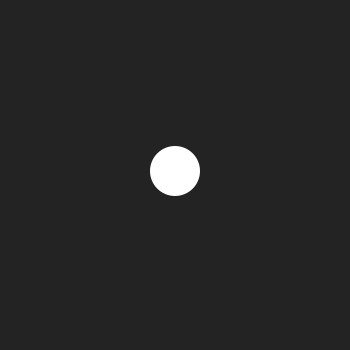
Frame 1 (no input)
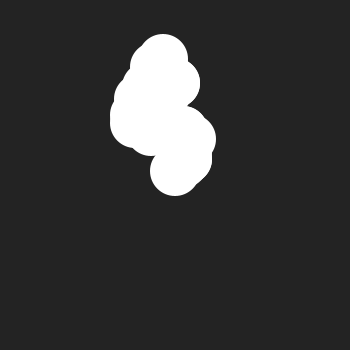
Frame 60 (the mouse pressed at the canvas centre just before this capture)
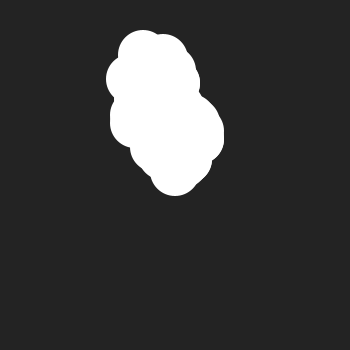
Frame 120 (the mouse held since frame 60 and released just before this capture)

The Processing sketch that drew these frames (run headless with seeded random() and noise(); from frame 60 on, the mouse is pressed at the canvas centre):

// Processing sketch: exercise_5
// ── exercise_5.pde
import java.util.Random;

GaussianWalker walker; 

void setup() {
  size(350, 350); 
  background(35);
  walker = new GaussianWalker(width / 2, height / 2, 8, 4); 
}

void draw() {
  walker.step();
  walker.render(); 
}

// ── GaussianWalker.pde
class GaussianWalker {
  int x;
  int y;
  int mean;
  int sd;
  
 GaussianWalker(int x, int y, int mean, int sd) {
      this.x = x;
      this.y = y;
      this.mean = mean;
      this.sd = sd;
  }
  
  void step() {
    Random generator = new Random();
    float rand = (float)generator.nextGaussian();
    int distance = (this.sd * (int)rand) + this.mean; 
    int moves[] = {-1, 0, 1}; 
    this.x += moves[(int)random(3)] * distance;
    this.y += moves[(int)random(3)] * distance;
  }
  
  void render() {
    fill(255); 
    noStroke();
    circle(this.x, this.y, 50);
  }
}
